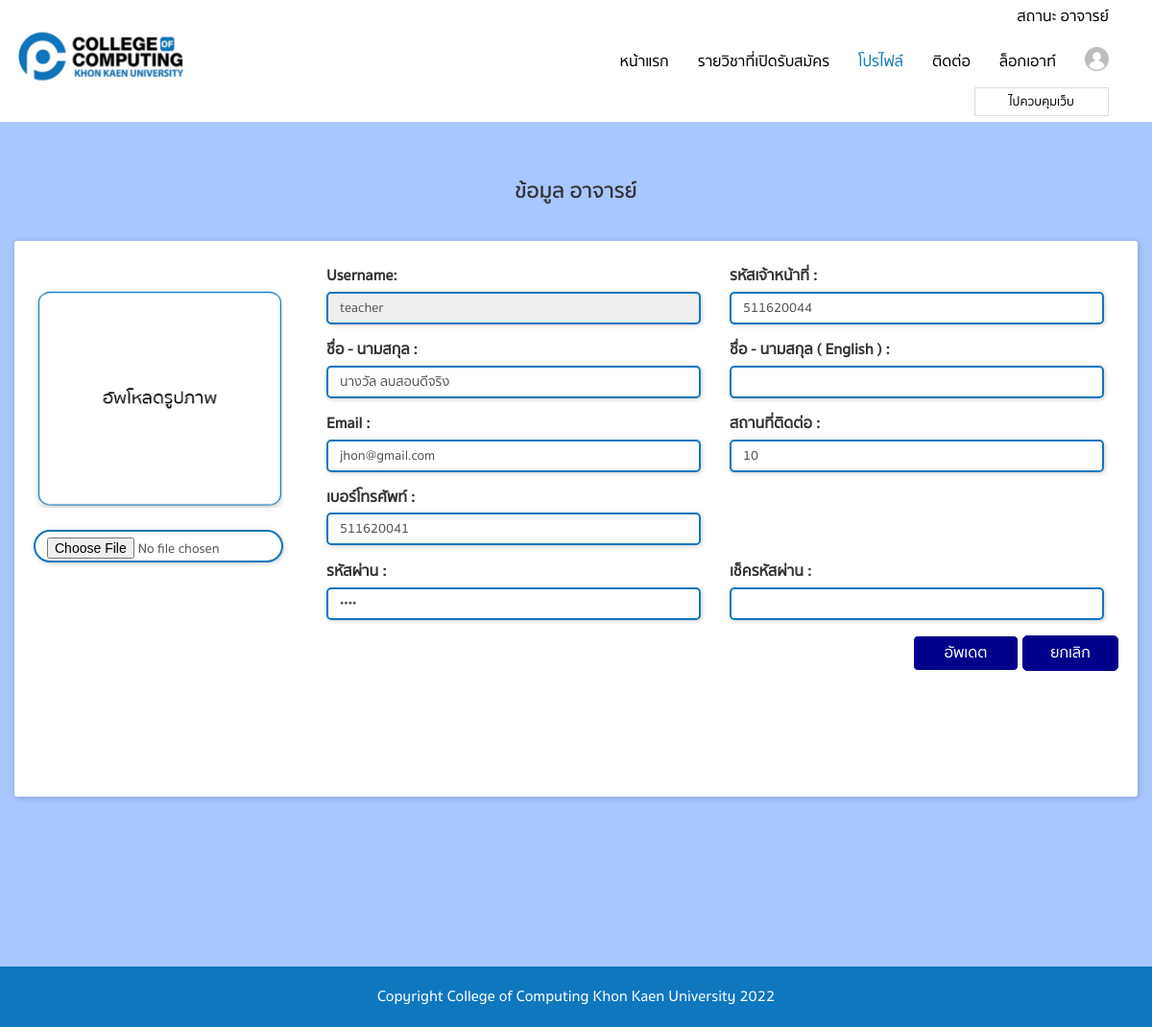
Screenshot of /teacher/profile.php (signed in) with the database file from the repository.
### tables this page shows
CREATE TABLE `member` (
  `pk` int(11) NOT NULL,
  `name` text NOT NULL,
  `email` text NOT NULL,
  `telphone` text NOT NULL,
  `address` text NOT NULL,
  `username` text NOT NULL,
  `password` text NOT NULL,
  `status` text NOT NULL,
  `img` text NOT NULL,
  `name2` text NOT NULL,
  `codestudent` text NOT NULL,
  `subject` text NOT NULL,
  `major` text NOT NULL,
  `major2` text NOT NULL,
  `major3` text NOT NULL,
  `img2` text NOT NULL,
  `img3` text NOT NULL,
  `img4` text NOT NULL
);

### teacher/profile.php (the view, shortened to what this page needs)
<?php
include('header.php');
?>
<div id="wrapper" class="container">
  <h1 id="page-title"> ข้อมูล อาจารย์  </h1>
  <div class="row">
  <div class="row">
    <div class="col-md-12">
      <div class="announce-item">
        <?php
			$sql = "SELECT * FROM member Where  pk = '". $_SESSION["UserID3"] ."' ";
			$query = mysqli_query($objCon,$sql);
			while($objResult = mysqli_fetch_array($query))
			{
				$name = $objResult["name"];
				$name2 = $objResult["name2"];
				$telphone = $objResult["telphone"];
				$email = $objResult["email"];
				$username = $objResult["username"];
				$password = $objResult["password"];
				$img = $objResult["img"];
				$codestudent = $objResult["codestudent"];
				$major3 = $objResult["major3"];
			}
		?>
      <form role="form" name="frmMain" method="post" action="save_profile_update.php" enctype="multipart/form-data" onsubmit="return validateForm()"   >
     	  <div class="row">
    		<div class="col-md-3">
			 <br>
			<?php
				if(empty($img)){
					$show_img2 = "../images/up.png";
				}else{
					$show_img2 = "../img/".$img;
				}
			?>
			<img id="blah" src="<?php echo $show_img2 ?>" alt="your image" width="150px;" style="height: 230px;" />
			 <Br>
			 <Br>
			<input type="file"  name="img" onchange="readURL(this);"  class="form-control"  />
        	</div>
    		<div class="col-md-9">
            <div class="col-md-6">
                <div class="form-group">
                    <label for="username">Username:</label>
                    <input type="text" class="form-control" id="username" name="username" required="" value="<?php echo $username; ?>" readonly  style="border-radius: 5px;"  >
                </div>
            </div>
            <div class="col-md-6">
                <div class="form-group">
                    <label for="username"> รหัสเจ้าหน้าที่ : </label>
                    <input type="text" class="form-control" id="codestudent" name="codestudent" required="" value="<?php echo $codestudent; ?>"     style="border-radius: 5px;"  >
                </div>
            </div>
            <div class="col-md-6">
                <div class="form-group">
                    <label for="name"> ชื่อ - นามสกุล :</label>
                    <input type="text" class="form-control" id="name" name="name" required="" value="<?php echo $name; ?>" style="border-radius: 5px;" >
                </div>
            </div>
            <div class="col-md-6">
                <div class="form-group">
                    <label for="name"> ชื่อ - นามสกุล ( English ) :</label>
                    <input type="text" class="form-control" id="name2" name="name2" required="" value="<?php echo $name2; ?>" style="border-radius: 5px;" >
                </div>
            </div>
            <div class="col-md-6">
                <div class="form-group">
                    <label for="email"> Email : </label>
                    <input type="email" class="form-control" id="email" name="email" required="" value="<?php echo $email; ?>"  style="border-radius: 5px;" >
                </div>
            </div>
            <div class="col-md-6">
                <div class="form-group">
                    <label for="address"> สถานที่ติดต่อ : </label>
                    <input type="text" class="form-control" id="major3" name="major3" required="" value="<?php echo $major3; ?>"  style="border-radius: 5px;"  >
                </div>
            </div>
            <div class="col-md-6">
                <div class="form-group">
                    <label for="address"> เบอร์โทรศัพท์ : </label>
                    <input type="text" class="form-control" id="telphone" name="telphone" required="" value="<?php echo $telphone; ?>"  style="border-radius: 5px;"  >
                </div>
            </div>
            <div class="col-md-12">            </div>
            <div class="col-md-6">
                <div class="form-group">
                    <label for="password"> รหัสผ่าน : </label>
                    <input type="password" class="form-control" id="password" name="password" required="" value="<?php echo $password; ?>"  style="border-radius: 5px;"  >
                </div>
            </div>
            <div class="col-md-6">
                <div class="form-group">
                    <label for="phone"> เช็ครหัสผ่าน : </label>
                    <input type="password" class="form-control" id="repassword" name="repassword" required="" value=""  style="border-radius: 5px;"  >
                </div>
            </div>
            <div class="col-md-6"> </div>
        	</div>
        </div>
		<div class="row">
		<div class="col-md-12 " align="right">
		<div class="form-group">
			 <button type="submit" class="btn btn-primary" style="background-color: #00008B; border-radius: 5px; width: 110px; border-color: white; "> <font color="white" size="3px" class="serif">   อัพเดต </font> </button>
			<a href="staff.php">
			<button type="button" class="btn btn-danger"  style="background-color: #00008B; border-radius: 5px; width: 100px; border-color: white; border: 1px solid #00008B; "> <font color="white" size="3px" class="serif"> ยกเลิก  </font> </button>
			</a>
		</div>
		</div>
		</div>
		</form>
		<br><br><bR><br>
	</div>
	</div>
	</div>
  </div>
</div>
<?php
include('footer.php');
?>

### teacher/css/style.css (style rules this page uses)
html, body { font-family: sukhumvit; font-size: 16px; }
* { box-sizing: border-box; }
h1, h2, h3, h4, h5, h6, strong { font-family: sukhumvit-bold; }
img { width: 100%; }
.btn { border-radius: 3px; min-width: 52px; }
.btn-primary, .btn-primary:hover, .btn-primary:active { color: var(--white-color); background-color: var(--main-color); border-color: var(--main-color); }
.btn-danger, .btn-danger:hover, .btn-danger:active { color: var(--white-color); background-color: rgb(252,96,91); border-color: rgb(252,96,91); }
.form-control { border-radius: 50px; border: 2px solid var(--main-color); box-shadow: 1px 1px 5px rgb(0 0 0 / 20%); }
#main-page { background-color: var(--second-color); }
#wrapper { min-height: 100vh; margin-top: 40px; margin-bottom: 40px; }
#page-title { text-align: center; font-size: 22px; font-family: sukhumvit-bold; margin-bottom: 40px; }
.announce-item { background-color: #fff; padding: 25px 20px; border-radius: 3px; box-shadow: 1px 1px 7px rgb(0 0 0 / 20%); margin-bottom: 20px; }
:root { --main-color: rgb(15,119,190); --second-color: rgb(229,245,255); --white-color: rgb(255,255,255); --black-color: rgb(0,0,0); }

### rows the page displays
member: username "teacher", codestudent "511620044", name "นางวัล ลบสอนดีจริง", email "jhon@gmail.com", major3 "10", telphone "511620041"
